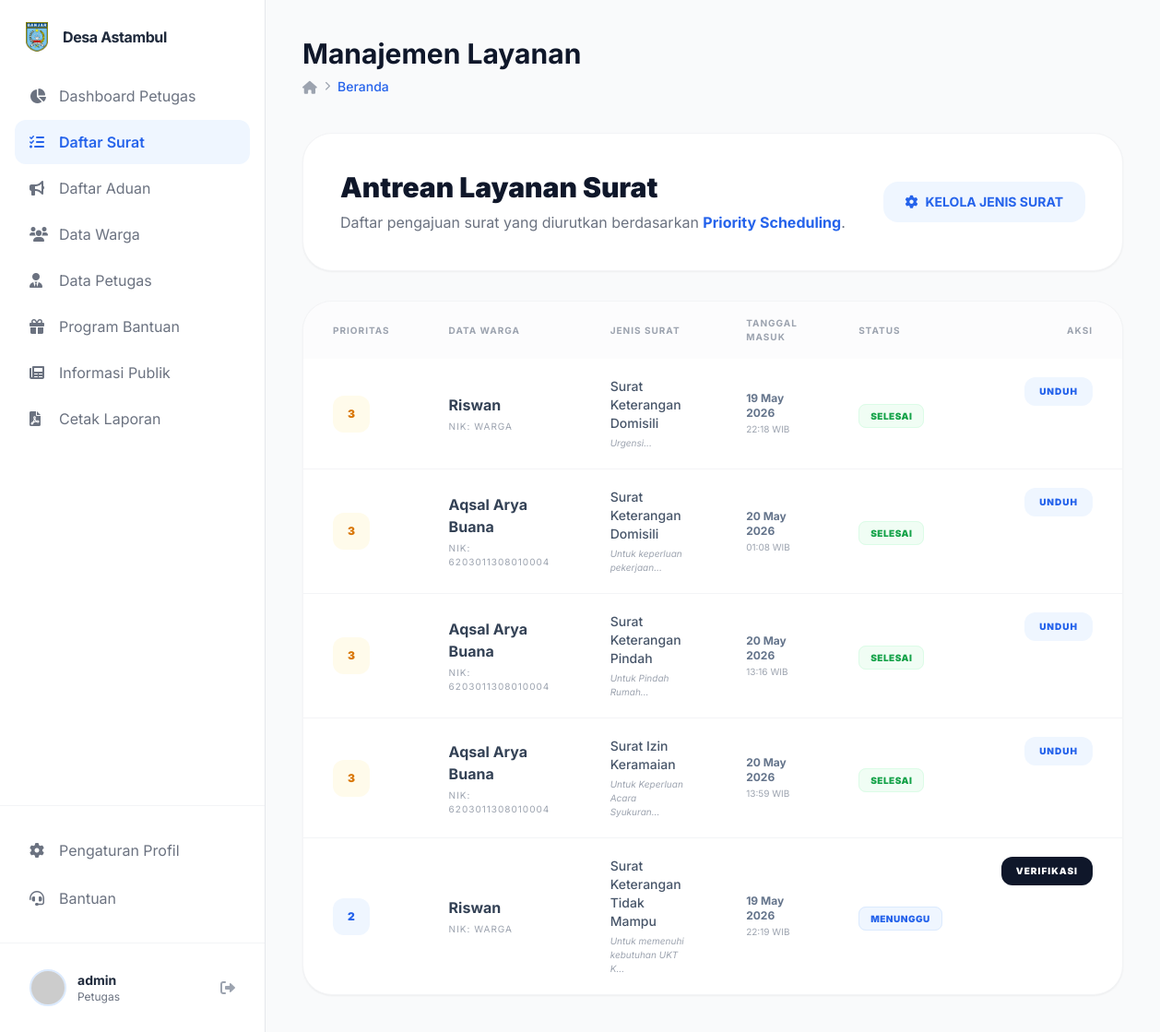
Page /public/layanan/admin (signed in) on the committed database.
### tables this page shows
CREATE TABLE `pengajuan_surat` (
  `id_pengajuan` int NOT NULL,
  `id_warga` int NOT NULL,
  `id_jenis_surat` int NOT NULL,
  `no_surat` varchar(30) DEFAULT NULL,
  `keperluan` text,
  `file_berkas` varchar(255) DEFAULT NULL,
  `nilai_prioritas` int DEFAULT '0',
  `status` enum('menunggu','diproses','selesai','ditolak') NOT NULL DEFAULT 'menunggu',
  `catatan_penolakan` text,
  `id_petugas_verif` int DEFAULT NULL,
  `id_kades_ttd` int DEFAULT NULL,
  `tanggal_pengajuan` datetime NOT NULL DEFAULT CURRENT_TIMESTAMP,
  `tanggal_verif` datetime DEFAULT NULL,
  `tanggal_selesai` datetime DEFAULT NULL,
  `created_at` datetime NOT NULL DEFAULT CURRENT_TIMESTAMP,
  `updated_at` datetime NOT NULL DEFAULT CURRENT_TIMESTAMP ON UPDATE CURRENT_TIMESTAMP,
  `qr_token` varchar(100) DEFAULT NULL,
  `qr_url` varchar(255) DEFAULT NULL,
  `is_verified` tinyint(1) DEFAULT '0',
  `prioritas` int DEFAULT '0',
  `waktu_proses` datetime DEFAULT NULL
);

CREATE TABLE `warga` (
  `id_warga` int NOT NULL,
  `nik` varchar(16) DEFAULT NULL,
  `nama_lengkap` varchar(100) DEFAULT NULL,
  `tempat_lahir` varchar(50) DEFAULT NULL,
  `tanggal_lahir` date DEFAULT NULL,
  `jenis_kelamin` enum('L','P') DEFAULT NULL COMMENT 'L = Laki-laki, P = Perempuan',
  `alamat` text,
  `rt_rw` varchar(10) DEFAULT NULL,
  `pekerjaan` varchar(50) DEFAULT NULL,
  `penghasilan` decimal(12,2) DEFAULT NULL,
  `jumlah_tanggungan` int DEFAULT NULL,
  `kondisi_rumah` enum('layak','kurang_layak','tidak_layak') DEFAULT NULL,
  `status_kawin` enum('kawin','belum_kawin','cerai') DEFAULT NULL,
  `created_at` datetime DEFAULT NULL,
  `updated_at` datetime DEFAULT NULL
);

CREATE TABLE `jenis_surat` (
  `id_jenis_surat` int NOT NULL,
  `kode_surat` varchar(10) DEFAULT NULL,
  `nama_surat` varchar(100) DEFAULT NULL,
  `template_file` varchar(255) DEFAULT NULL,
  `prioritas` int DEFAULT NULL,
  `keterangan` text,
  `created_at` datetime DEFAULT CURRENT_TIMESTAMP,
  `updated_at` datetime DEFAULT CURRENT_TIMESTAMP ON UPDATE CURRENT_TIMESTAMP
);

### app/core/Controller.php (called while the page is built, shortened)
<?php
class Controller {
    public function view($view, $data = []) {
        require_once '../app/views/' . $view . '.php';
    }
    public function model($model) {
        return new $model;
    }
}

### app/controllers/Layanan.php (called while the page is built, shortened)
<?php
class Layanan extends Controller {
    public function admin() {
        $data['judul'] = 'Manajemen Layanan';
        $suratModel = $this->model('SuratModel');
        $data['pengajuan'] = $suratModel->getAllPengajuan();
        $this->view('layanan/admin', $data);
    }
}

### app/core/App.php (called while the page is built, shortened)
<?php
class App {
    protected $method = 'index';
    protected $params = [];
    public function __construct() {
        $url = $this->parseURL();
        if ($url && file_exists('../app/controllers/' . $url[0] . '.php')) {
            unset($url[0]);
        }
        $this->controller = new $this->controller;
        if (isset($url[1])) {
            if (method_exists($this->controller, $url[1])) {
                $this->method = $url[1];
            }
        }
        call_user_func_array([$this->controller, $this->method], $this->params);
    }
    public function parseURL() {
        if (isset($_GET['url'])) {
            $url = rtrim($_GET['url'], '/');
            $url = filter_var($url, FILTER_SANITIZE_URL);
            $url = explode('/', $url);
            return $url;
        }
    }
}

### public/index.php (called while the page is built, shortened)
<?php
$app = new App;

### app/core/Database.php (called while the page is built, shortened)
<?php
class Database {
    private $host = DB_HOST;
    private $user = DB_USER;
    private $pass = DB_PASS;
    private $dbname = DB_NAME;
    private $dbh;
    private $stmt;
    public function __construct() {
        $dsn = 'mysql:host=' . $this->host . ';dbname=' . $this->dbname;
        $options = [
            PDO::ATTR_PERSISTENT => true,
            PDO::ATTR_ERRMODE => PDO::ERRMODE_EXCEPTION
        ];
        try {
            $this->dbh = new PDO($dsn, $this->user, $this->pass, $options);
        } catch (PDOException $e) {
            die($e->getMessage());
        }
    }
    public function query($sql) {
        $this->stmt = $this->dbh->prepare($sql);
    }
    public function execute() {
        return $this->stmt->execute();
    }
    public function resultSet() {
        $this->execute();
        return $this->stmt->fetchAll(PDO::FETCH_ASSOC);
    }
}

### app/models/SuratModel.php (called while the page is built, shortened)
<?php
class SuratModel {
    private $db;
    public function __construct() {
        $this->db = new Database;
    }
    public function getAllPengajuan() {
        $this->db->query('SELECT p.*, j.nama_surat, w.nama_lengkap, w.nik FROM pengajuan_surat p JOIN jenis_surat j ON p.id_jenis_surat = j.id_jenis_surat JOIN warga w ON p.id_warga = w.id_warga ORDER BY p.prioritas DESC, p.tanggal_pengajuan ASC');
        return $this->db->resultSet();
    }
}

### app/views/layanan/admin.php (the view, shortened to what this page needs)
<div class="space-y-8">
    <div class="bg-white p-10 rounded-[32px] shadow-sm border border-gray-100 flex flex-col md:flex-row justify-between items-start md:items-center gap-6">
        <div>
            <h2 class="text-3xl font-black text-slate-900 mb-2">Antrean Layanan Surat</h2>
            <p class="text-gray-500">Daftar pengajuan surat yang diurutkan berdasarkan <span class="text-blue-600 font-bold">Priority Scheduling</span>.</p>
        </div>
        <?php if($_SESSION['user']['level'] == 'petugas'): ?>
            <a href="<?= BASEURL; ?>/layanan/jenis" class="px-6 py-3 bg-blue-50 text-blue-600 rounded-2xl font-bold text-sm hover:bg-blue-100 transition flex items-center">
                <i class="fas fa-cog mr-2"></i> KELOLA JENIS SURAT
            </a>
        <?php endif; ?>
    </div>
    <div class="bg-white rounded-[32px] shadow-sm border border-gray-100 overflow-hidden">
        <div class="overflow-x-auto">
            <table class="w-full text-left border-collapse">
                <thead class="bg-gray-50/50">
                    <tr>
                        <th class="px-8 py-4 text-[10px] font-bold text-gray-400 uppercase tracking-widest">Prioritas</th>
                        <th class="px-8 py-4 text-[10px] font-bold text-gray-400 uppercase tracking-widest">Data Warga</th>
                        <th class="px-8 py-4 text-[10px] font-bold text-gray-400 uppercase tracking-widest">Jenis Surat</th>
                        <th class="px-8 py-4 text-[10px] font-bold text-gray-400 uppercase tracking-widest">Tanggal Masuk</th>
                        <th class="px-8 py-4 text-[10px] font-bold text-gray-400 uppercase tracking-widest">Status</th>
                        <th class="px-8 py-4 text-[10px] font-bold text-gray-400 uppercase tracking-widest text-right">Aksi</th>
                    </tr>
                </thead>
                <tbody class="divide-y divide-gray-100">
                    <?php if(empty($data['pengajuan'])): ?>
                        <tr>
                            <td colspan="6" class="px-8 py-12 text-center text-gray-500 italic">Belum ada antrean pengajuan surat.</td>
                        </tr>
                    <?php else: ?>
                        <?php foreach($data['pengajuan'] as $p): ?>
                            <tr class="hover:bg-gray-50/50 transition">
                                <td class="px-8 py-5">
                                    <div class="flex items-center space-x-2">
                                        <div class="w-10 h-10 rounded-xl flex items-center justify-center font-black text-xs <?= $p['prioritas'] >= 6 ? 'bg-rose-50 text-rose-600' : ($p['prioritas'] >= 3 ? 'bg-amber-50 text-amber-600' : 'bg-blue-50 text-blue-600'); ?>">
                                            <?= $p['prioritas']; ?>
                                        </div>
                                    </div>
                                </td>
                                <td class="px-8 py-5">
                                    <div class="font-bold text-slate-700"><?= $p['nama_lengkap']; ?></div>
                                    <div class="text-[10px] text-gray-400 uppercase tracking-widest mt-1">NIK: <?= $p['nik']; ?></div>
                                </td>
                                <td class="px-8 py-5">
                                    <div class="text-sm font-medium text-slate-600"><?= $p['nama_surat']; ?></div>
                                    <div class="text-[10px] text-gray-400 italic mt-1"><?= substr($p['keperluan'], 0, 30); ?>...</div>
                                </td>
                                <td class="px-8 py-5">
                                    <div class="text-xs font-bold text-slate-500"><?= date('d M Y', strtotime($p['tanggal_pengajuan'])); ?></div>
                                    <div class="text-[10px] text-gray-400 mt-0.5"><?= date('H:i', strtotime($p['tanggal_pengajuan'])); ?> WIB</div>
                                </td>
                                <td class="px-8 py-5">
                                    <?php
                                        $statusStyles = [
                                            'menunggu' => 'bg-blue-50 text-blue-600 border-blue-100',
                                            'diproses' => 'bg-amber-50 text-amber-600 border-amber-100',
                                            'selesai' => 'bg-green-50 text-green-600 border-green-100',
                                            'ditolak' => 'bg-rose-50 text-rose-600 border-rose-100'
                                        ];
                                        $style = $statusStyles[$p['status']] ?? 'bg-gray-50 text-gray-600 border-gray-100';
                                    ?>
                                    <span class="px-3 py-1.5 text-[10px] font-black rounded-lg border uppercase tracking-wider <?= $style; ?>">
                                        <?= $p['status']; ?>
                                    </span>
                                </td>
                                <td class="px-8 py-5 text-right flex justify-end items-center gap-2">
                                    <?php if($_SESSION['user']['level'] == 'kades' && $p['status'] == 'diproses'): ?>
                                        <button onclick="openModal(<?= $p['id_pengajuan']; ?>, 'selesai')" class="px-4 py-2 bg-blue-600 text-white rounded-xl font-black text-[10px] uppercase tracking-widest hover:bg-blue-700 transition shadow-lg shadow-blue-100 flex items-center">
                                            Tanda Tangani
                                        </button>
                                    <?php elseif($_SESSION['user']['level'] == 'petugas' && $p['status'] == 'menunggu'): ?>
                                        <button onclick="openModal(<?= $p['id_pengajuan']; ?>)" class="px-4 py-2 bg-slate-900 text-white rounded-xl font-black text-[10px] uppercase tracking-widest hover:bg-slate-800 transition flex items-center">
                                            Verifikasi
                                        </button>
                                    <?php elseif($p['status'] == 'selesai'): ?>
                                        <a href="<?= BASEURL; ?>/layanan/unduh/<?= $p['id_pengajuan']; ?>" target="_blank" class="px-4 py-2 bg-blue-50 text-blue-600 rounded-xl font-black text-[10px] uppercase tracking-widest hover:bg-blue-100 transition flex items-center">
                                            Unduh
                                        </a>
                                    <?php else: ?>
                                        <span class="text-[10px] font-black text-gray-300 uppercase tracking-widest">No Action</span>
                                    <?php endif; ?>
                                </td>
                            </tr>
                        <?php endforeach; ?>
                    <?php endif; ?>
                </tbody>
            </table>
        </div>
    </div>
</div>

### app/views/templates/header.php (style rules this page uses)
body { font-family: 'Inter', sans-serif; }

### rows in the picture
pengajuan_surat: prioritas "3", id_warga.nama_lengkap "Riswan", id_warga.nik "WARGA", id_jenis_surat.nama_surat "Surat Keterangan Domisili", keperluan "Urgensi", tanggal_pengajuan "19 May 2026", tanggal_pengajuan "22:18", status "SELESAI"
pengajuan_surat: prioritas "3", id_warga.nama_lengkap "Aqsal Arya Buana", id_warga.nik "6203011308010004", id_jenis_surat.nama_surat "Surat Keterangan Domisili", keperluan "Untuk keperluan pekerjaan", tanggal_pengajuan "20 May 2026", tanggal_pengajuan "01:08", status "SELESAI"
pengajuan_surat: prioritas "3", id_warga.nama_lengkap "Aqsal Arya Buana", id_warga.nik "6203011308010004", id_jenis_surat.nama_surat "Surat Keterangan Pindah", keperluan "Untuk Pindah Rumah", tanggal_pengajuan "20 May 2026", tanggal_pengajuan "13:16", status "SELESAI"
pengajuan_surat: prioritas "3", id_warga.nama_lengkap "Aqsal Arya Buana", id_warga.nik "6203011308010004", id_jenis_surat.nama_surat "Surat Izin Keramaian", keperluan "Untuk Keperluan Acara Syukuran", tanggal_pengajuan "20 May 2026", tanggal_pengajuan "13:59", status "SELESAI"
pengajuan_surat: prioritas "2", id_warga.nama_lengkap "Riswan", id_warga.nik "WARGA", id_jenis_surat.nama_surat "Surat Keterangan Tidak Mampu", keperluan "Untuk memenuhi kebutuhan UKT K", tanggal_pengajuan "19 May 2026", tanggal_pengajuan "22:19", status "MENUNGGU"

### other values in the picture
$_SESSION['user']['nik'] "admin"
$level "Petugas"
$data['judul'] "Manajemen Layanan"
